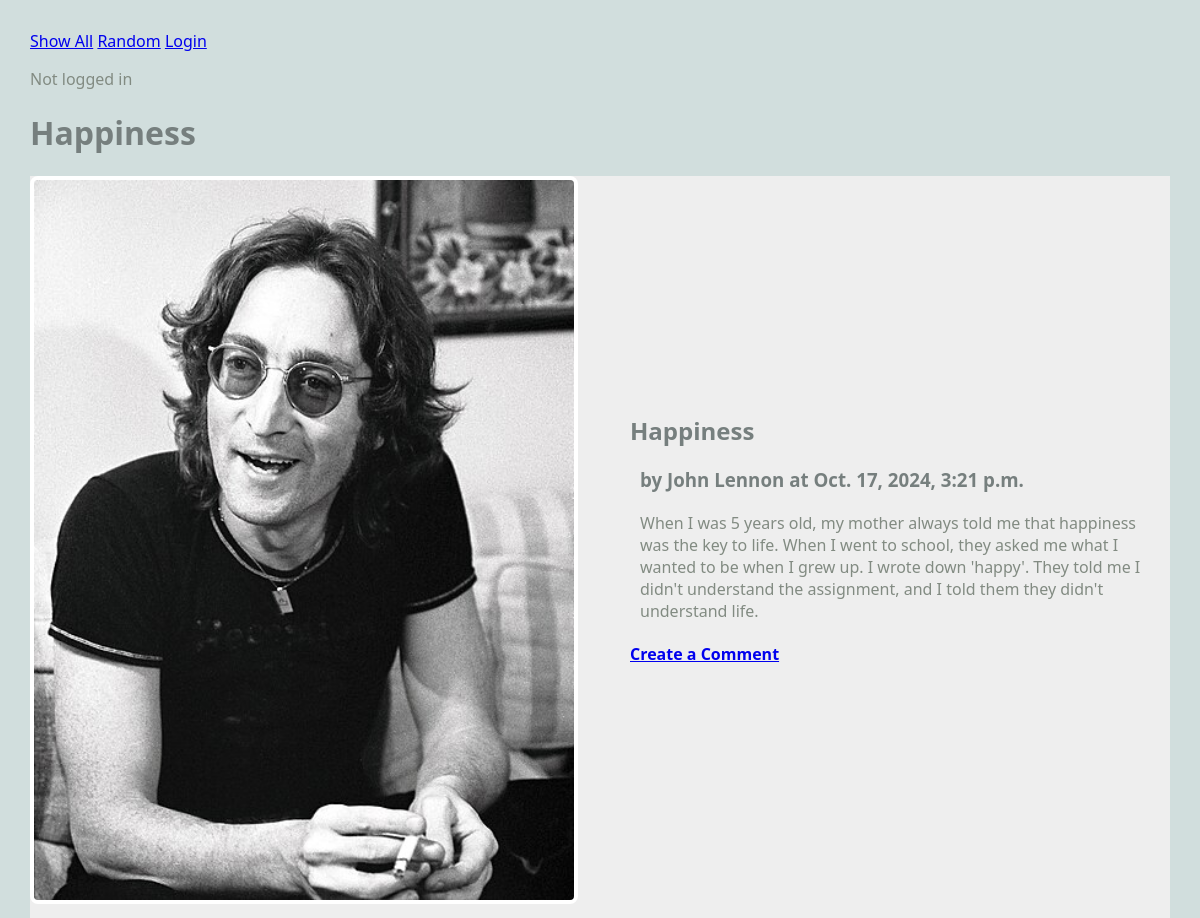
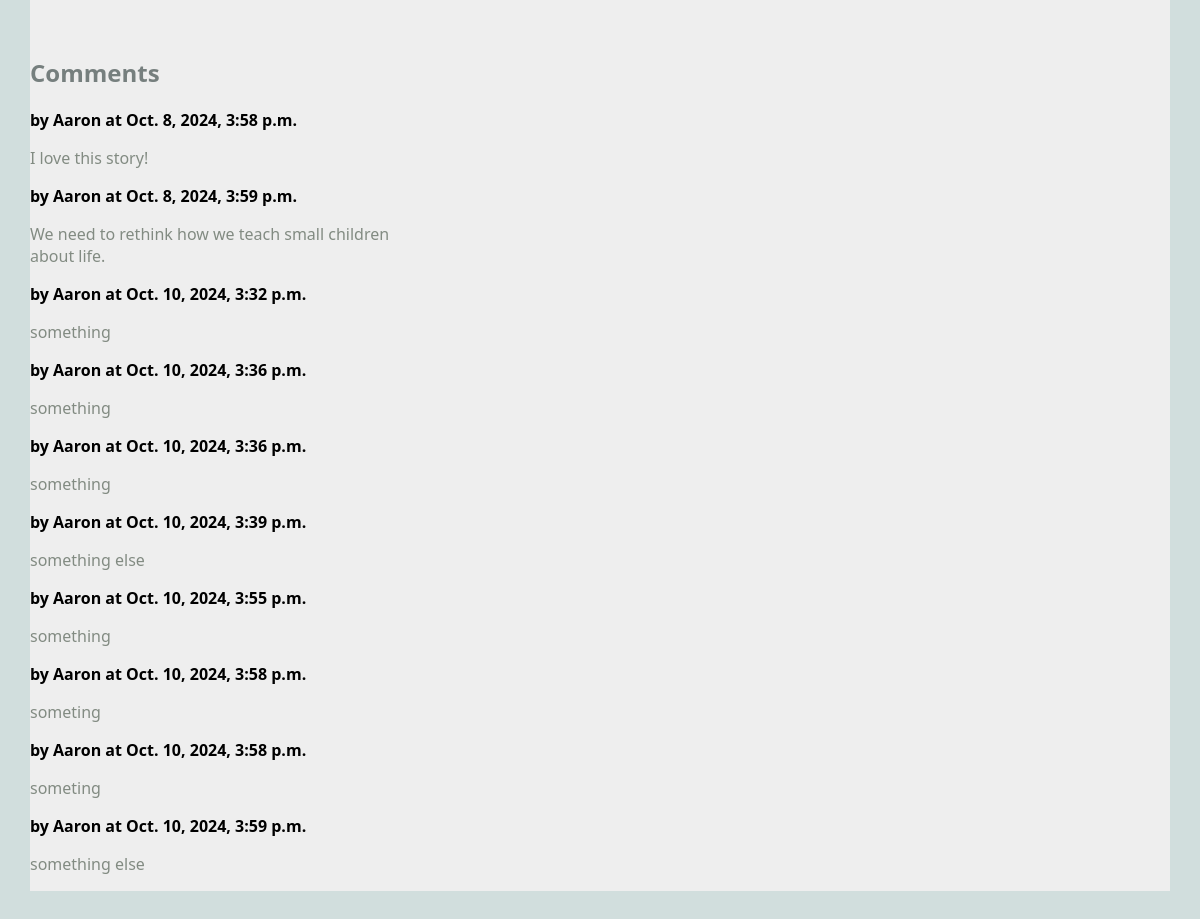
/blog/article/1, run on the app's committed database (2 pictures, top to bottom).
### blog/models.py (models this page shows, shortened)
class Article(models.Model):
    user = models.ForeignKey(User, on_delete=models.CASCADE)
    title = models.TextField(blank=False)
    author = models.TextField(blank=False)
    text = models.TextField(blank=False)
    published = models.DateTimeField(auto_now=True)
    image_file = models.ImageField(blank=True) ## NEW
    def get_comments(self):
        comments = Comment.objects.filter(article=self)
        return comments

class Comment(models.Model):
    article = models.ForeignKey("Article", on_delete=models.CASCADE)
    author = models.TextField(blank=False)
    text = models.TextField(blank=False)
    published = models.DateTimeField(auto_now=True)
    def __str__(self):
        return f'{self.text}'

### blog/views.py (the view)
# urls.py: path(r'article/<int:pk>', views.ArticleView.as_view(), name="article"),
class ArticleView(DetailView):
    model = Article # the model to display
    template_name = "blog/article.html"
    context_object_name = "article"

### blog/templates/blog/article.html
{% extends 'blog/base.html' %}
{% block content %}
<h1>{{article.title}}</h1>
<main class="grid-container">
    <article class="featured">
        <img src="{{article.image_file.url}}" alt="{{article.image_file.url}}">
        <div>
            <h2>{{article.title}}</h2>
            <h3>by {{article.author}} at {{article.published}}</h3>
            <p>
                {{article.text}}
            </p>
            <h4>
                <a href="{% url 'create_comment' article.pk %}">
                Create a Comment</a>
            </h4>
        </div>
    </article>
    <div>
        {% if article.get_comments %}
            <h2>Comments</h2>
            {% for c in article.get_comments %}
            <div>
                <strong>by {{c.author}} at {{c.published}}</strong>
                <p>
                    {{c.text}}
                </p>
            </div>
            {% endfor %}
        {% else %}
            <h2>No Comments</h2>
        {% endif %}
    </div>
</main>
{% endblock %}

### static/styles-blog.css (style rules this page uses)
body { margin: 30px; background: #d1dedd; font-family:'Segoe UI', Tahoma, Geneva, Verdana, sans-serif; }
h1, h2, h3 { color: #767f7e; }
p { color: #828b82; }
.grid-container { background: #eee; max-width: 900px; display: grid; grid-template-columns: repeat(3, 1fr); grid-gap: 10px; max-width: 1200px; margin: 20px auto; }
article.featured { grid-column: span 3; display: grid; gap: 60px; grid-template-columns: 1fr 1fr; align-items: center; border-bottom: 1px #bbc7c7; padding-bottom: 40px; }
article img, article.featured img { width: 100%; border: 4px solid #fff; border-radius: 8px; }
article p, article h3 { margin: 20px 10px; }

### data on the page
Article: title "Happiness", image_file (picture), author "John Lennon", published "Oct. 17, 2024, 3:21 p.m.", text "When I was 5 years old, my mother always told me that happiness was the key to life. When I went to school, they asked me what I wanted to be when I grew up. I wrote down 'happy'. They told me I didn't understand the assignment, and I told them they didn't understand life."
Comment: author "Aaron", published "Oct. 8, 2024, 3:58 p.m.", text "I love this story!"
Comment: author "Aaron", published "Oct. 8, 2024, 3:59 p.m.", text "We need to rethink how we teach small children about life."
Comment: author "Aaron", published "Oct. 10, 2024, 3:32 p.m.", text "something"
Comment: author "Aaron", published "Oct. 10, 2024, 3:36 p.m.", text "something"
Comment: author "Aaron", published "Oct. 10, 2024, 3:36 p.m.", text "something"
Comment: author "Aaron", published "Oct. 10, 2024, 3:39 p.m.", text "something else"
Comment: author "Aaron", published "Oct. 10, 2024, 3:55 p.m.", text "something"
Comment: author "Aaron", published "Oct. 10, 2024, 3:58 p.m.", text "someting"
Comment: author "Aaron", published "Oct. 10, 2024, 3:58 p.m.", text "someting"
Comment: author "Aaron", published "Oct. 10, 2024, 3:59 p.m.", text "something else"
